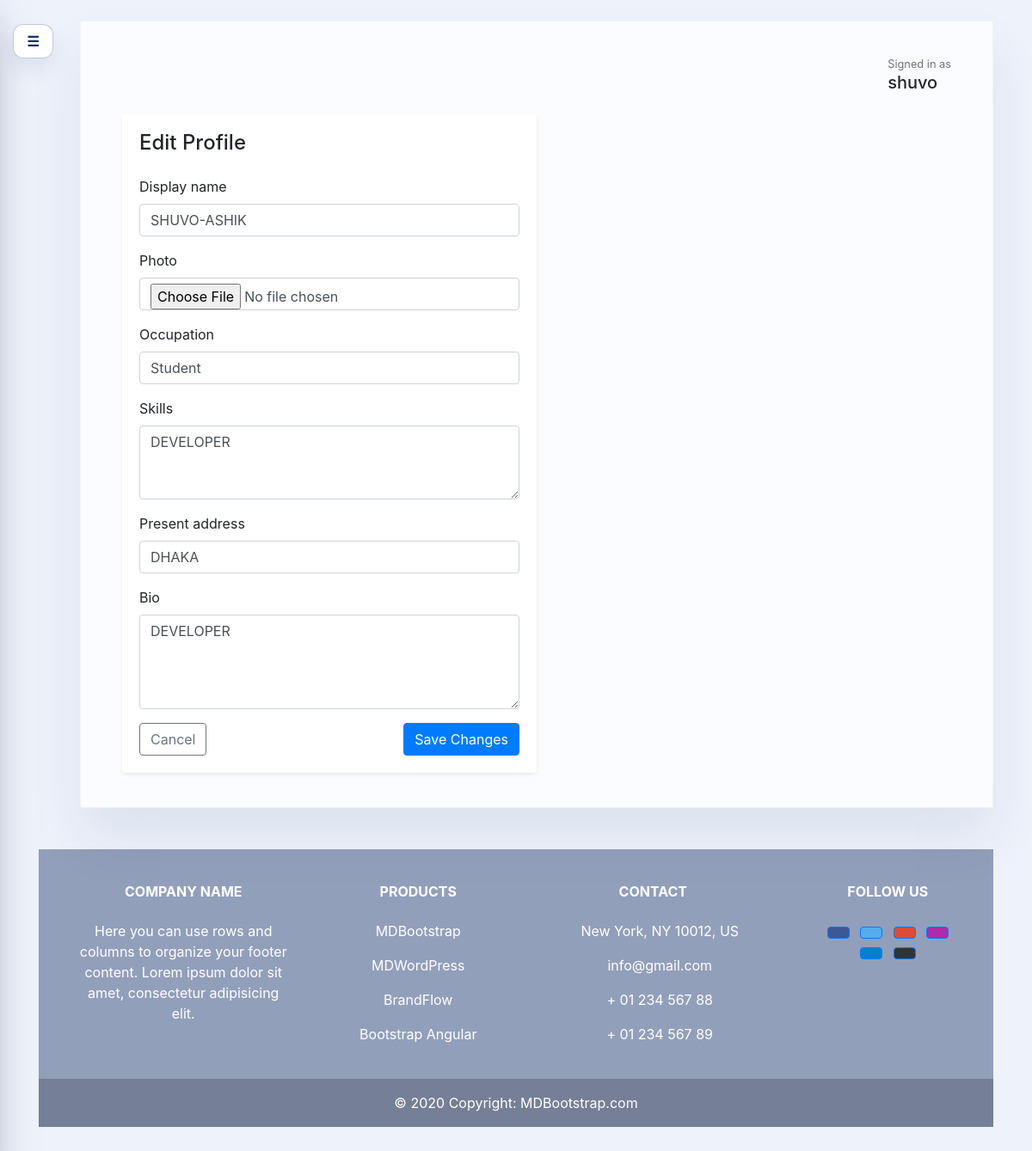
/profile/edit/ (signed in), run on the app's committed database.
### userprofile/models.py (models this page shows, shortened)
class UserProfile(models.Model):
	user = models.OneToOneField(User, on_delete=models.CASCADE, related_name="profile")
	display_name = models.CharField(max_length=150, blank=True)
	photo = models.ImageField(upload_to="profile_photos/", blank=True, null=True)
	occupation = models.CharField(max_length=150, blank=True)
	skills = models.TextField(blank=True)
	present_address = models.CharField(max_length=255, blank=True)
	bio = models.TextField(blank=True)

### userprofile/views.py (the view)
# urls.py: path("edit/", views.edit_profile_view, name="userprofile-edit"),
@login_required
@never_cache
def edit_profile_view(request):
	profile, _ = UserProfile.objects.get_or_create(user=request.user)
	if request.method == "POST":
		form = UserProfileForm(request.POST, request.FILES, instance=profile)
		if form.is_valid():
			form.save()
			messages.success(request, "Profile updated successfully.")
			return redirect("user-dashboard")
	else:
		form = UserProfileForm(instance=profile)
	return render(request, "userprofile/edit_profile.html", {"form": form, "profile": profile, "hide_nav": True})

### userprofile/forms.py
class UserProfileForm(forms.ModelForm):
    class Meta:
        model = UserProfile
        fields = [
            "display_name",
            "photo",
            "occupation",
            "skills",
            "present_address",
            "bio",
        ]
        widgets = {
            "display_name": forms.TextInput(attrs={"class": "form-control"}),
            "occupation": forms.TextInput(attrs={"class": "form-control"}),
            "present_address": forms.TextInput(attrs={"class": "form-control"}),
            "skills": forms.Textarea(attrs={"class": "form-control", "rows": 3, "placeholder": "e.g. Django, React, Communication"}),
            "bio": forms.Textarea(attrs={"class": "form-control", "rows": 4}),
        }
    photo = forms.ImageField(required=False, widget=forms.FileInput(attrs={"class": "form-control"}))

### userprofile/context_processors.py (called while the page is built)
def unread_notifications(request):
    if request.user.is_authenticated:
        count = request.user.notifications.filter(is_read=False).count()
    else:
        count = 0
    return {"unread_notifications_count": count}

### userprofile/templates/userprofile/edit_profile.html (shortened to what this page needs)
{% extends "userprofile/layout.html" %}
{% block dashboard_content %}
<div class="col-lg-6 px-0">
  <div class="card shadow-sm border-0">
    <div class="card-body">
      <h2 class="h4 mb-4">Edit Profile</h2>
      <form method="post" enctype="multipart/form-data">
        {% for field in form %}
          <div class="mb-3">
            <label class="form-label" for="id_{{ field.name }}">{{ field.label }}</label>
            {{ field }}
          </div>
        {% endfor %}
        <div class="d-flex justify-content-between">
          <a class="btn btn-outline-secondary" href="{% url 'user-dashboard' %}">Cancel</a>
          <button class="btn btn-primary" type="submit">Save Changes</button>
        </div>
      </form>
    </div>
  </div>
</div>
{% endblock %}

### userprofile/templates/userprofile/layout.html (shortened to what this page needs)
{% extends "base.html" %}
{% block content %}
<div class="dashboard-shell-wrapper">
  <button class="toggle-btn menu-floating-toggle" id="menuToggle" aria-label="Toggle navigation">☰</button>
  <div class="dashboard-shell">
    <section class="dashboard-main">
      <div class="topbar">
        <div class="text-end">
        <p class="text-muted small mb-0">Signed in as</p>
        <h5 class="mb-0">{{ profile.user.username }}</h5>
      </div>
    </div>
      {% block dashboard_content %}{% endblock %}
    </section>
  </div>
</div>
{% endblock %}

### userprofile/templates/userprofile/layout.html (style rules this page uses)
body { background: #eef2fb; }
.dashboard-shell-wrapper { position: relative; padding-left: 3rem; }
.dashboard-shell { display: flex; min-height: calc(100vh - 40px); position: relative; overflow: visible; background: #fff; border-radius: 0; border: 1px solid rgba(14, 23, 41, 0.05); box-shadow: 0 35px 60px rgba(15, 39, 90, 0.08); }
.dashboard-main { flex: 1; padding: 2.5rem 3rem; background: #fbfcff; }
.topbar { display: flex; justify-content: flex-end; align-items: center; margin-bottom: 1.5rem; }
.toggle-btn { border: 1px solid rgba(19,47,98,0.25); background: #fff; color: #102b58; padding: 0.45rem 0.95rem; border-radius: 12px; font-weight: 600; box-shadow: 0 12px 25px rgba(16,43,88,0.08); }
.menu-floating-toggle { position: fixed; top: 1.75rem; left: 15px; transform: none; z-index: 1050; transition: left 0.35s ease; }

### data on the page
UserProfile: user.username "shuvo", form "SHUVO-ASHIK" "Student" "DEVELOPER" "DHAKA" "DEVELOPER"

### other printed values
{{ field.label }} "Display name" "Photo" "Occupation" "Skills" "Present address" "Bio"
